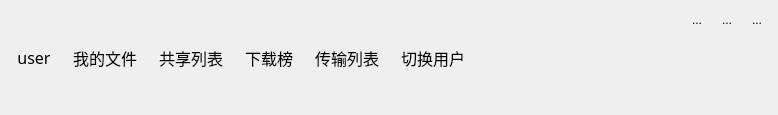
<?xml version="1.0" encoding="UTF-8"?>
<ui version="4.0">
 <class>ButtonGroup</class>
 <widget class="QWidget" name="ButtonGroup">
  <property name="geometry">
   <rect>
    <x>0</x>
    <y>0</y>
    <width>778</width>
    <height>115</height>
   </rect>
  </property>
  <property name="sizePolicy">
   <sizepolicy hsizetype="Preferred" vsizetype="Preferred">
    <horstretch>0</horstretch>
    <verstretch>0</verstretch>
   </sizepolicy>
  </property>
  <property name="maximumSize">
   <size>
    <width>16777215</width>
    <height>115</height>
   </size>
  </property>
  <property name="windowTitle">
   <string>Form</string>
  </property>
  <layout class="QHBoxLayout" name="horizontalLayout_3">
   <property name="leftMargin">
    <number>9</number>
   </property>
   <property name="topMargin">
    <number>9</number>
   </property>
   <property name="rightMargin">
    <number>9</number>
   </property>
   <property name="bottomMargin">
    <number>9</number>
   </property>
   <item>
    <widget class="QWidget" name="btns_wg" native="true">
     <layout class="QHBoxLayout" name="horizontalLayout">
      <property name="leftMargin">
       <number>0</number>
      </property>
      <property name="topMargin">
       <number>0</number>
      </property>
      <property name="rightMargin">
       <number>0</number>
      </property>
      <property name="bottomMargin">
       <number>0</number>
      </property>
      <item>
       <widget class="QToolButton" name="login_usr">
        <property name="font">
         <font>
          <family>华文琥珀</family>
          <pointsize>12</pointsize>
         </font>
        </property>
        <property name="text">
         <string>user</string>
        </property>
        <property name="icon">
         <iconset resource="resource.qrc">
          <normaloff>:/images/title_user.png</normaloff>:/images/title_user.png</iconset>
        </property>
        <property name="iconSize">
         <size>
          <width>70</width>
          <height>70</height>
         </size>
        </property>
        <property name="toolButtonStyle">
         <enum>Qt::ToolButtonTextUnderIcon</enum>
        </property>
        <property name="autoRaise">
         <bool>true</bool>
        </property>
       </widget>
      </item>
      <item>
       <widget class="QToolButton" name="myfile">
        <property name="font">
         <font>
          <family>华文琥珀</family>
          <pointsize>12</pointsize>
         </font>
        </property>
        <property name="text">
         <string>我的文件</string>
        </property>
        <property name="icon">
         <iconset resource="resource.qrc">
          <normaloff>:/images/tile_file.png</normaloff>:/images/tile_file.png</iconset>
        </property>
        <property name="iconSize">
         <size>
          <width>50</width>
          <height>50</height>
         </size>
        </property>
        <property name="toolButtonStyle">
         <enum>Qt::ToolButtonTextUnderIcon</enum>
        </property>
        <property name="autoRaise">
         <bool>true</bool>
        </property>
       </widget>
      </item>
      <item>
       <widget class="QToolButton" name="sharelist">
        <property name="font">
         <font>
          <family>华文琥珀</family>
          <pointsize>12</pointsize>
         </font>
        </property>
        <property name="text">
         <string>共享列表</string>
        </property>
        <property name="icon">
         <iconset resource="resource.qrc">
          <normaloff>:/images/title_share.png</normaloff>:/images/title_share.png</iconset>
        </property>
        <property name="iconSize">
         <size>
          <width>50</width>
          <height>50</height>
         </size>
        </property>
        <property name="toolButtonStyle">
         <enum>Qt::ToolButtonTextUnderIcon</enum>
        </property>
        <property name="autoRaise">
         <bool>true</bool>
        </property>
       </widget>
      </item>
      <item>
       <widget class="QToolButton" name="download">
        <property name="font">
         <font>
          <family>华文琥珀</family>
          <pointsize>12</pointsize>
         </font>
        </property>
        <property name="text">
         <string>下载榜</string>
        </property>
        <property name="icon">
         <iconset resource="resource.qrc">
          <normaloff>:/images/tile_hot.png</normaloff>:/images/tile_hot.png</iconset>
        </property>
        <property name="iconSize">
         <size>
          <width>50</width>
          <height>50</height>
         </size>
        </property>
        <property name="toolButtonStyle">
         <enum>Qt::ToolButtonTextUnderIcon</enum>
        </property>
        <property name="autoRaise">
         <bool>true</bool>
        </property>
       </widget>
      </item>
      <item>
       <widget class="QToolButton" name="transform">
        <property name="font">
         <font>
          <family>华文琥珀</family>
          <pointsize>12</pointsize>
         </font>
        </property>
        <property name="text">
         <string>传输列表</string>
        </property>
        <property name="icon">
         <iconset resource="resource.qrc">
          <normaloff>:/images/title_data.png</normaloff>:/images/title_data.png</iconset>
        </property>
        <property name="iconSize">
         <size>
          <width>50</width>
          <height>50</height>
         </size>
        </property>
        <property name="toolButtonStyle">
         <enum>Qt::ToolButtonTextUnderIcon</enum>
        </property>
        <property name="autoRaise">
         <bool>true</bool>
        </property>
       </widget>
      </item>
      <item>
       <widget class="QToolButton" name="switchuser">
        <property name="font">
         <font>
          <family>华文琥珀</family>
          <pointsize>12</pointsize>
         </font>
        </property>
        <property name="text">
         <string>切换用户</string>
        </property>
        <property name="icon">
         <iconset resource="resource.qrc">
          <normaloff>:/images/title_change.png</normaloff>:/images/title_change.png</iconset>
        </property>
        <property name="iconSize">
         <size>
          <width>50</width>
          <height>50</height>
         </size>
        </property>
        <property name="toolButtonStyle">
         <enum>Qt::ToolButtonTextUnderIcon</enum>
        </property>
        <property name="autoRaise">
         <bool>true</bool>
        </property>
       </widget>
      </item>
     </layout>
    </widget>
   </item>
   <item>
    <spacer name="horizontalSpacer_2">
     <property name="orientation">
      <enum>Qt::Horizontal</enum>
     </property>
     <property name="sizeHint" stdset="0">
      <size>
       <width>40</width>
       <height>20</height>
      </size>
     </property>
    </spacer>
   </item>
   <item>
    <widget class="QWidget" name="widget_2" native="true">
     <layout class="QVBoxLayout" name="verticalLayout">
      <property name="spacing">
       <number>0</number>
      </property>
      <property name="leftMargin">
       <number>0</number>
      </property>
      <property name="topMargin">
       <number>0</number>
      </property>
      <property name="rightMargin">
       <number>0</number>
      </property>
      <property name="bottomMargin">
       <number>0</number>
      </property>
      <item>
       <widget class="QWidget" name="widget_3" native="true">
        <layout class="QHBoxLayout" name="horizontalLayout_2">
         <property name="leftMargin">
          <number>0</number>
         </property>
         <property name="topMargin">
          <number>0</number>
         </property>
         <property name="rightMargin">
          <number>0</number>
         </property>
         <property name="bottomMargin">
          <number>0</number>
         </property>
         <item>
          <spacer name="horizontalSpacer">
           <property name="orientation">
            <enum>Qt::Horizontal</enum>
           </property>
           <property name="sizeHint" stdset="0">
            <size>
             <width>40</width>
             <height>20</height>
            </size>
           </property>
          </spacer>
         </item>
         <item>
          <widget class="QToolButton" name="min">
           <property name="text">
            <string>...</string>
           </property>
           <property name="icon">
            <iconset resource="resource.qrc">
             <normaloff>:/images/title_min.png</normaloff>:/images/title_min.png</iconset>
           </property>
           <property name="iconSize">
            <size>
             <width>30</width>
             <height>30</height>
            </size>
           </property>
           <property name="autoRaise">
            <bool>true</bool>
           </property>
          </widget>
         </item>
         <item>
          <widget class="QToolButton" name="max">
           <property name="text">
            <string>...</string>
           </property>
           <property name="icon">
            <iconset resource="resource.qrc">
             <normaloff>:/images/title_max.png</normaloff>:/images/title_max.png</iconset>
           </property>
           <property name="iconSize">
            <size>
             <width>30</width>
             <height>30</height>
            </size>
           </property>
           <property name="autoRaise">
            <bool>true</bool>
           </property>
          </widget>
         </item>
         <item>
          <widget class="QToolButton" name="close">
           <property name="text">
            <string>...</string>
           </property>
           <property name="icon">
            <iconset resource="resource.qrc">
             <normaloff>:/images/title_close.png</normaloff>:/images/title_close.png</iconset>
           </property>
           <property name="iconSize">
            <size>
             <width>30</width>
             <height>30</height>
            </size>
           </property>
           <property name="autoRaise">
            <bool>true</bool>
           </property>
          </widget>
         </item>
        </layout>
       </widget>
      </item>
      <item>
       <spacer name="verticalSpacer">
        <property name="orientation">
         <enum>Qt::Vertical</enum>
        </property>
        <property name="sizeHint" stdset="0">
         <size>
          <width>20</width>
          <height>75</height>
         </size>
        </property>
       </spacer>
      </item>
     </layout>
    </widget>
   </item>
  </layout>
 </widget>
 <resources>
  <include location="resource.qrc"/>
 </resources>
 <connections/>
</ui>
